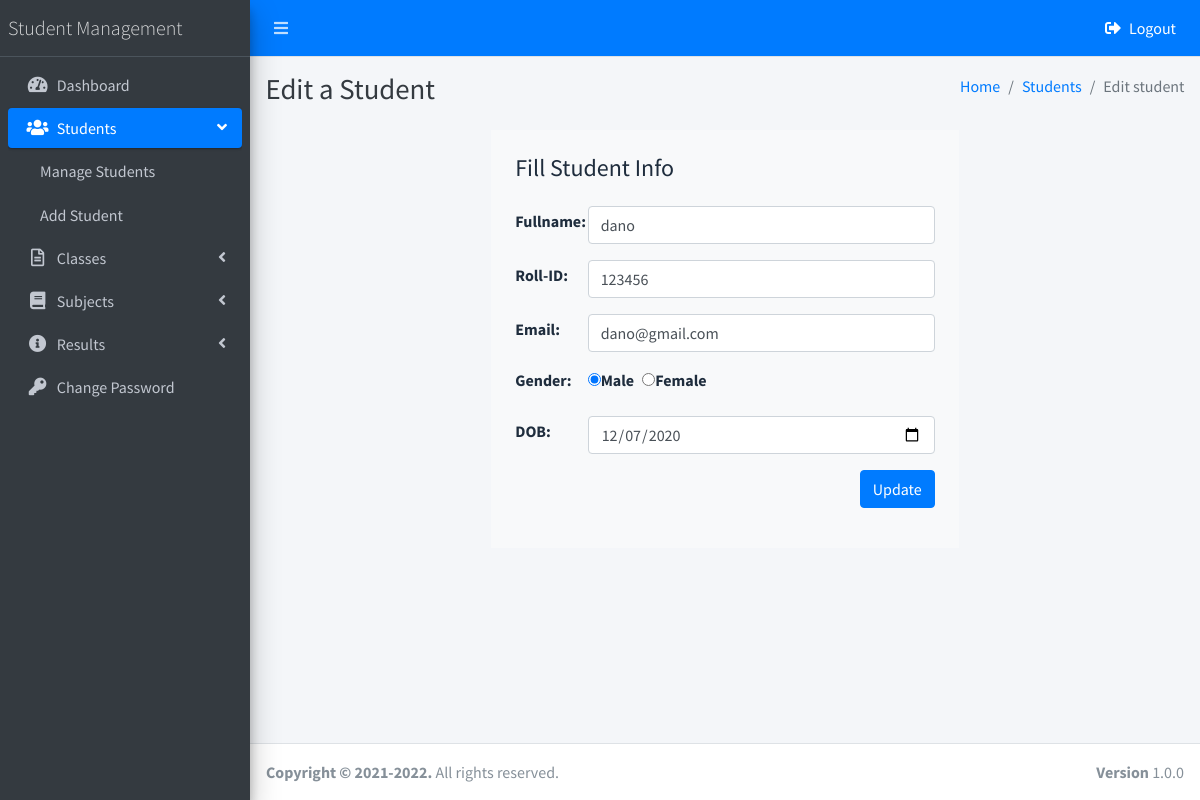
Screenshot of /edit_student.php?id=1 (signed in) with the database file from the repository.
### tables this page shows
CREATE TABLE `students` (
  `studentId` int NOT NULL,
  `studentName` varchar(100) DEFAULT NULL,
  `rollId` varchar(100) DEFAULT NULL,
  `studentEmail` varchar(100) DEFAULT NULL,
  `gender` varchar(10) DEFAULT NULL,
  `DOB` varchar(100) DEFAULT NULL,
  `class_id` int NOT NULL,
  `registered_at` timestamp NULL DEFAULT NULL,
  `updated_at` timestamp NULL DEFAULT NULL
);

### edit_student.php (the view, shortened to what this page needs)
<?php
    include('includes/config.php');
    include('includes/head.inc.php');
    if(isset($_GET['id'])){
        $id = $_GET['id'];
        $stmt = $conn->prepare('SELECT * FROM students WHERE studentId = :id');
        $stmt->bindParam(':id',$id);
        $stmt->execute();
        if($stmt->rowCount() > 0){
            $data = $stmt->fetch(PDO::FETCH_ASSOC);
        }else{
            header('Location: manage_students.php');
        }
    }
?>
<div class="sidebar">
      <nav class="mt-2">
        <ul class="nav nav-pills nav-sidebar flex-column nav-child-indent" data-widget="treeview" role="menu" data-accordion="false">
            <li class="nav-item">
                <a href="dashboard.php" class="nav-link">
                <i class="nav-icon fas fa-tachometer-alt"></i>
                <p>
                    Dashboard
                </p>
                </a>
            </li>
            <li class="nav-item has-treeview menu-open">
                <a href="#" class="nav-link active ">
                <i class="nav-icon fa fa-users"></i>
                <p>
                    Students
                    <i class="right fas fa-angle-left"></i>
                </p>
                </a>
                <ul class="nav nav-treeview">
                <li class="nav-item">
                    <a href="manage_students.php" class="nav-link">
                    <p>Manage Students</p>
                    </a>
                </li>
                <li class="nav-item">
                    <a href="add_student.php" class="nav-link">
                    <p>Add Student</p>
                    </a>
                </li>
                </ul>
            </li>
            <li class="nav-item has-treeview">
                <a href="#" class="nav-link ">
                <i class="nav-icon far fa-file-alt"></i>
                <p>
                    Classes
                    <i class="right fas fa-angle-left"></i>
                </p>
                </a>
            </li>
            <li class="nav-item has-treeview">
                <a href="#" class="nav-link ">
                <i class="nav-icon fas fa-book"></i>
                <p>
                    Subjects
                    <i class="right fas fa-angle-left"></i>
                </p>
                </a>
            </li>
            <li class="nav-item has-treeview">
                <a href="#" class="nav-link ">
                <i class="nav-icon fa fa-info-circle"></i>
                <p>
                    Results
                    <i class="right fas fa-angle-left"></i>
                </p>
                </a>
            </li>
            <li class="nav-item">
                <a href="change_password.php" class="nav-link">
                <i class="nav-icon fas fa-key"></i>
                <p>
                    Change Password
                </p>
                </a>
            </li>
        </ul>
      </nav>
    </div>
  </aside>
<div class="content-wrapper">
    <div class="content-header">
        <div class="container-fluid">
            <div class="row mb-2">
            <div class="col-sm-6">
                <h1 class="m-0 text-dark">Edit a Student</h1>
            </div>
            <div class="col-sm-6">
                <ol class="breadcrumb float-sm-right">
                <li class="breadcrumb-item"><a href="dashboard.php">Home</a></li>
                <li class="breadcrumb-item"><a href="manage_students.php">Students</a></li>
                <li class="breadcrumb-item active">Edit student</li>
                </ol>
            </div>
            </div>
        </div>
    </div>
    <div class="container">
        <div class="container col-lg-6 student-container bg-light p-4 mb-3">
            <div class="h4">Fill Student Info</div>
            <form class="mt-4" action="edit_student.php" method="POST">
                <div class="form-group row d-flex align-items-center mb-3">
                    <label for="fullname" class="form-label col-lg-2">Fullname:</label>
                    <div class="col-lg-10">
                        <input type="text" class="form-control " id="fullname" name="fullname" value="<?php echo $data['studentName'] ?>">
                    </div>
                </div>
                <div class="form-group row d-flex align-items-center mb-3">
                    <label for="fullname" class="form-label col-lg-2">Roll-ID:</label>
                    <div class="col-lg-10">
                        <input type="text" class="form-control " id="id" name="rollId" value="<?php echo $data['rollId'] ?>">
                    </div>
                </div>
                <div class="form-group row d-flex align-items-center mb-3">
                    <label for="fullname" class="form-label col-lg-2">Email:</label>
                    <div class="col-lg-10">
                        <input type="email" class="form-control " id="email" name="email" value="<?php echo $data['studentEmail'] ?>">
                    </div>
                </div>
                <div class="form-group row d-flex align-items-center mb-3">
                    <label for="gender" class="form-label col-lg-2">Gender:</label>
                    <div class="col-lg-10">
                        <?php
                            if($data['gender'] == 'male'){
                                echo "<input type='radio'  id='male' value='male' name='gender' checked>";
                                echo "<label for='male'>Male</label>";
                                echo "<input type='radio' class='ml-2'  id='female' value='female' name='gender'>";
                                echo "<label for='female'>Female</label>";
                            }else{
                                echo "<input type='radio'  id='male' value='male' name='gender'>";
                                echo "<label for='male'>Male</label>";
                                echo "<input type='radio' class='ml-2'  id='female' value='female' name='gender' checked>";
                                echo "<label for='female'>Female</label>";
                            }
                        ?>
                    </div>
                </div>
                <div class="form-group row d-flex align-items-center mb-3">
                    <label for="dob" class="form-label col-lg-2">DOB:</label>
                    <div class="col-lg-10">
                        <input type="date" class="form-control " id="dob" name="dob" value="<?php echo date("Y-m-d",strtotime($data['DOB'])); ?>">
                    </div>
                </div>
                <div class="form-group d-flex justify-content-end">
                    <input class="btn btn-primary" type="submit" name="updateStudent" value="Update">
                </div>
            </form>
        </div>
    </div>
    <?php include('includes/footer.inc.php');  ?>

### rows the page displays
students: fullname "dano", rollId "123456", email "dano@gmail.com", dob "12/07/2020"
